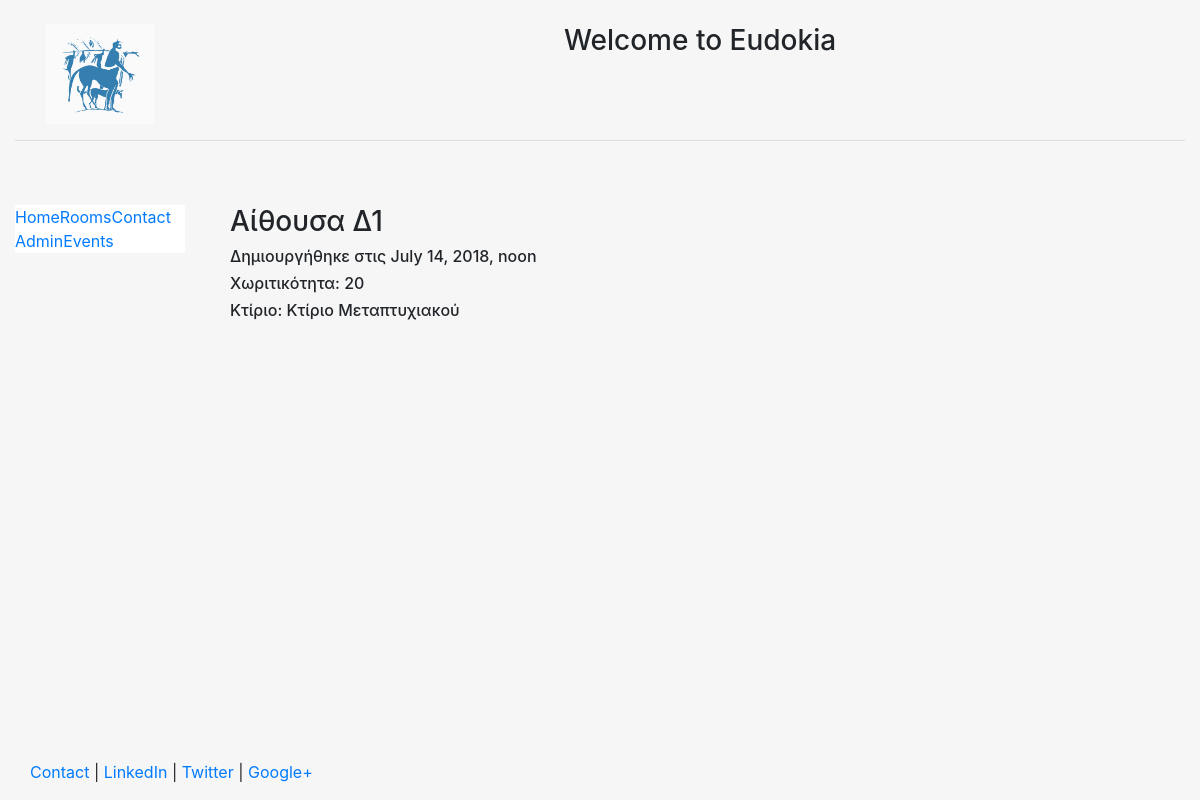
Page /room/3 on the committed database.
### room/models.py (models this page shows, shortened)
class Room(models.Model):
	name = models.CharField(max_length=150)
	capacity = models.IntegerField()
	building = models.CharField(max_length=150)
	date = models.DateTimeField()

### room/templates/room/room.html
{% extends "main/header.html"%}
{% block content %}
	<h3>{{room.name}}</h3>
	<h6>Δημιουργήθηκε στις {{room.date}}</h6>
	<h6>Xωριτικότητα: {{room.capacity|safe}}</h6>
	<h6>Κτίριο: {{room.building}}</h6>
{% endblock %}

### main/templates/main/header.html (style rules this page uses)
html, body { height:100% }

### rows in the picture
Room: name "Αίθουσα Δ1", date "July 14, 2018, noon", capacity "20", building "Κτίριο Μεταπτυχιακού"
